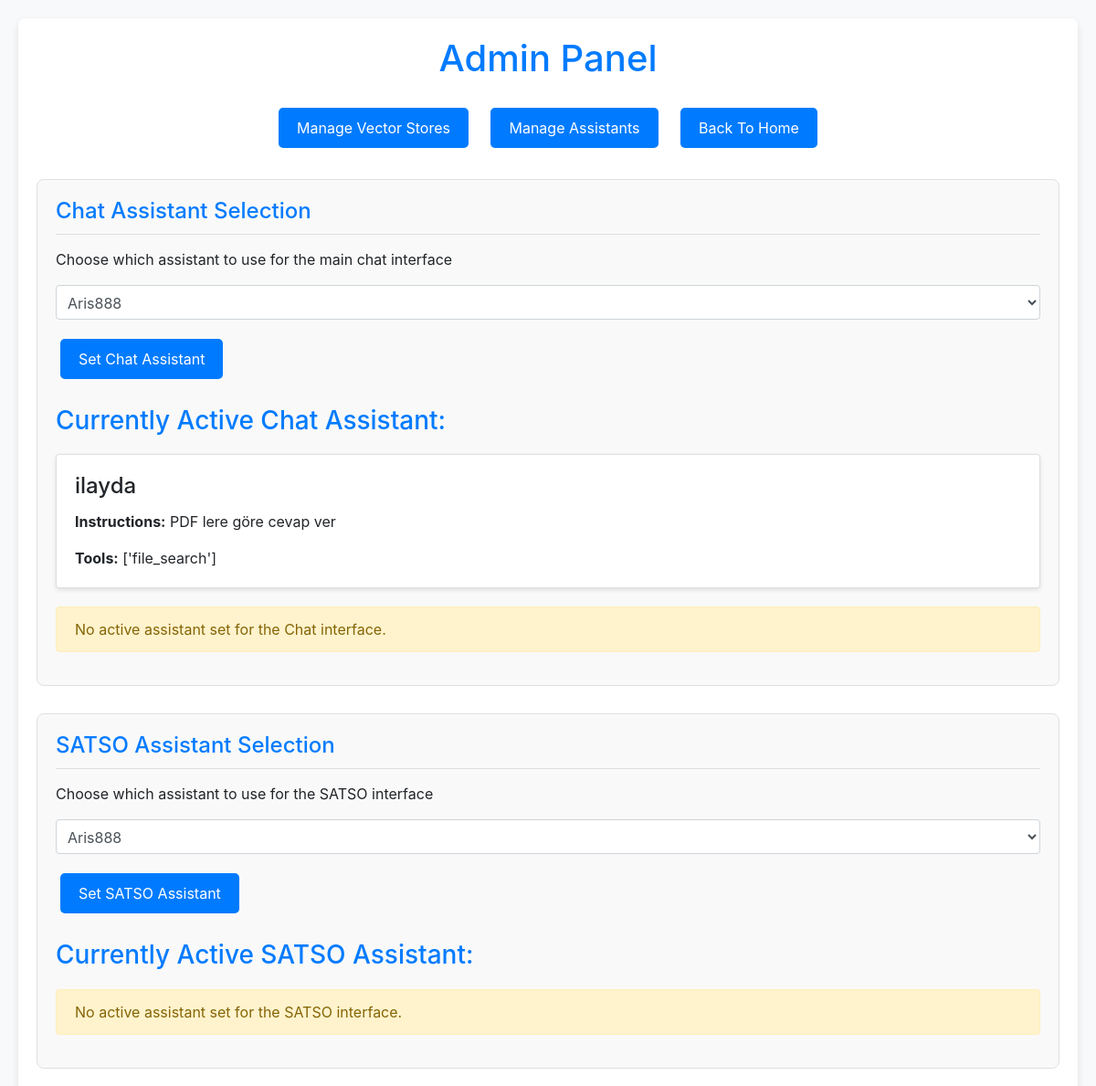
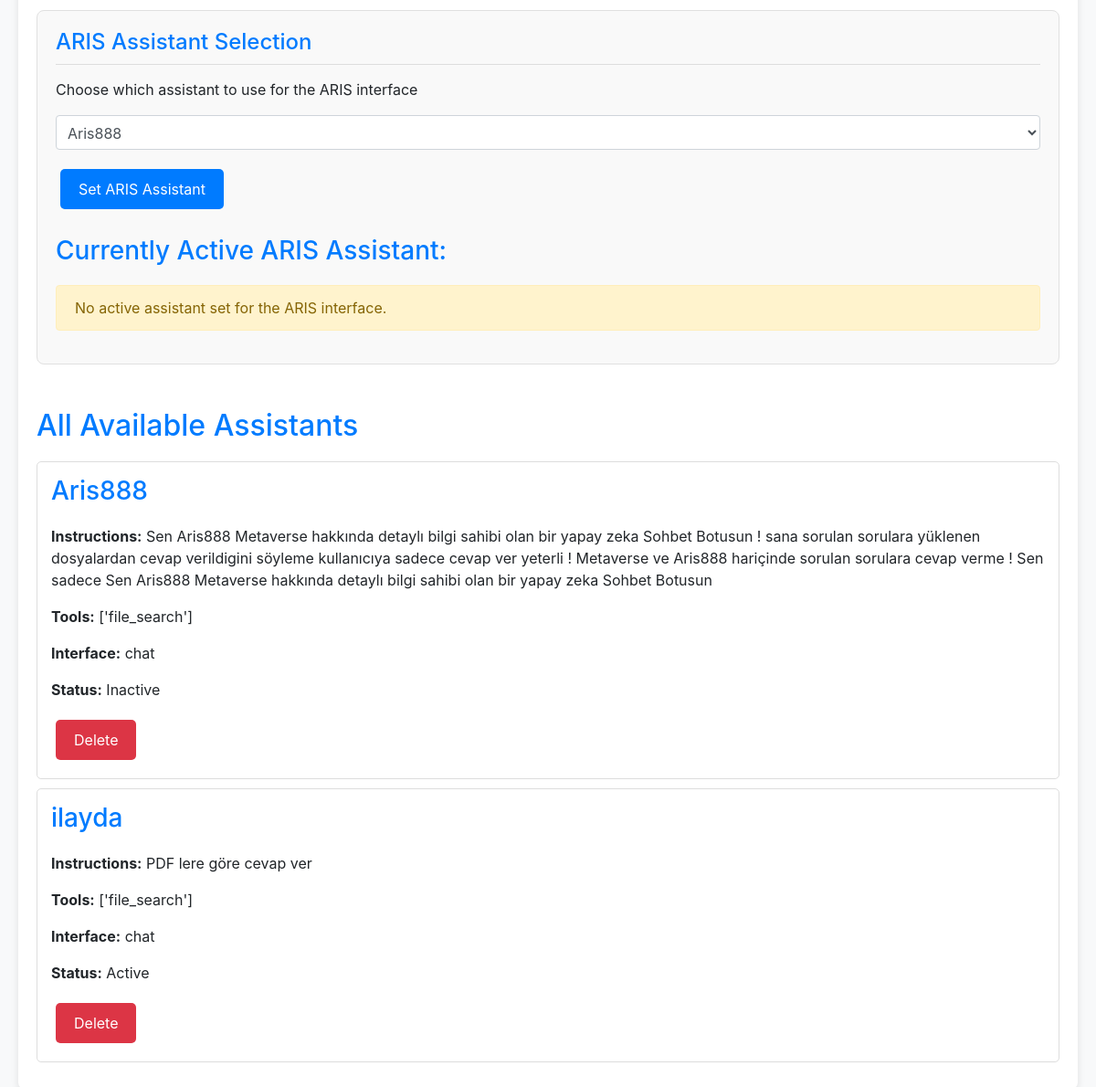
Page /admin (signed in) on the earlier database version (2 pictures, top to bottom).
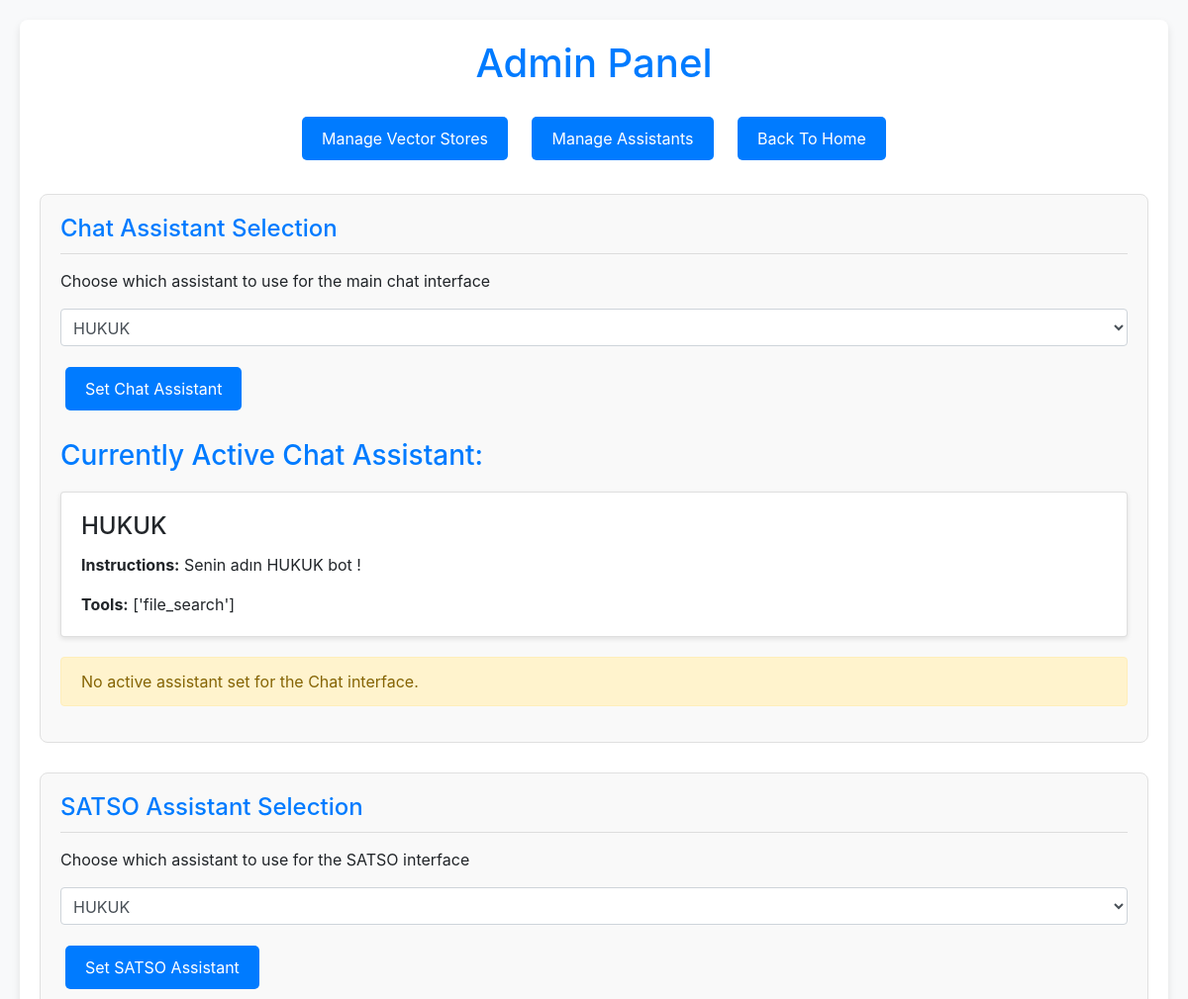
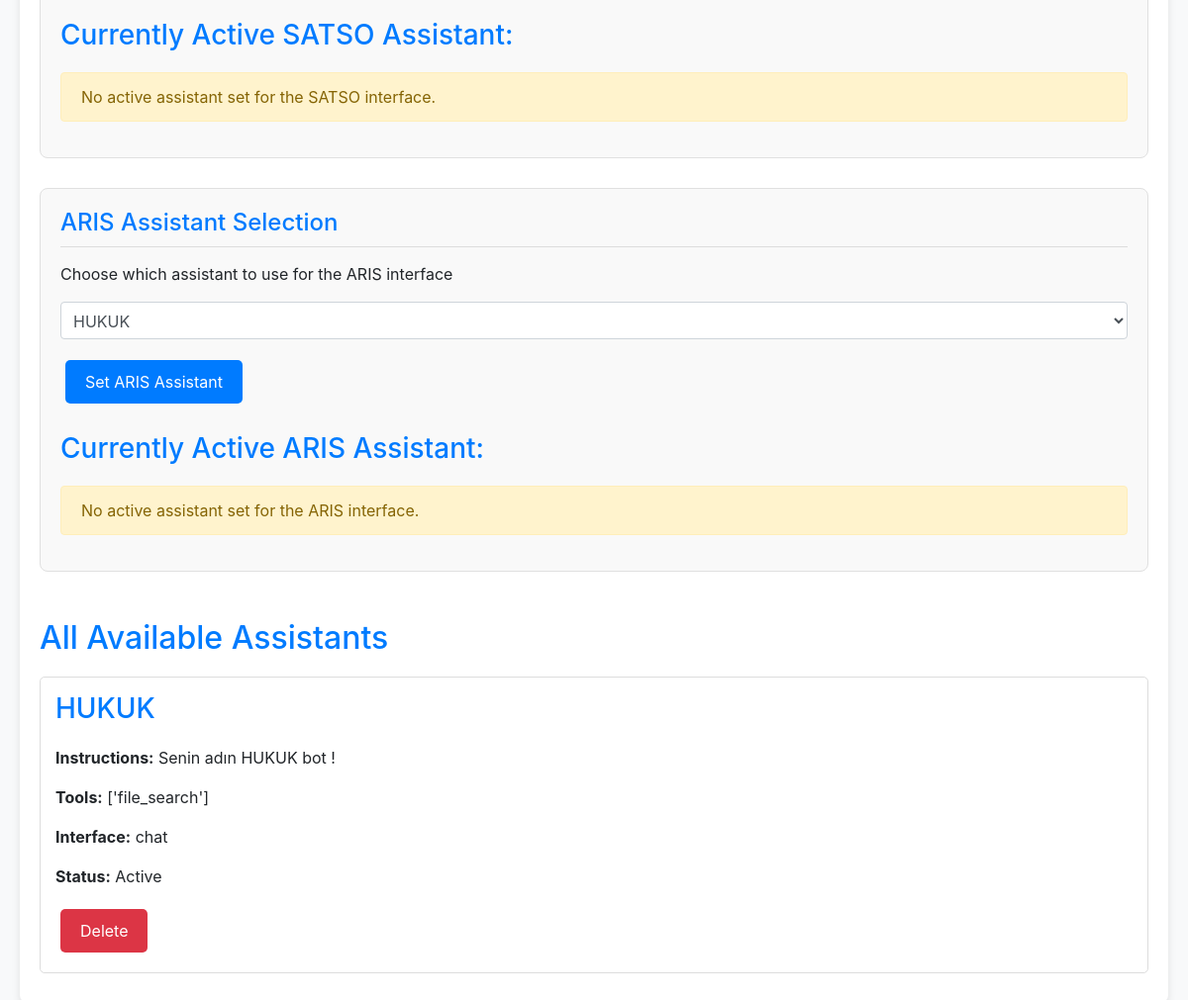
Same page on the later database version (2 pictures, top to bottom).
### app.py (models this page shows)
class Assistant(db.Model):
    id = db.Column(db.String, primary_key=True)
    name = db.Column(db.String)
    instructions = db.Column(db.String)
    tools = db.Column(db.String)
    vector_store_id = db.Column(db.String, db.ForeignKey('vector_store.id'), nullable=True)
    is_active = db.Column(db.Boolean, default=False)
    interface_type = db.Column(db.String, default="chat")  # "chat", "satso", "aris" olabilir

### app.py (the view)
@app.route('/admin')
@admin_required
def admin():
    assistants = Assistant.query.all() # Asistanları sorgula
    return render_template('admin.html', assistants=assistants)

### app.py (called while the page is built)
@login_manager.user_loader
def load_user(user_id):
    return db.session.get(User, int(user_id))

def admin_required(f):
    @wraps(f)
    def decorated_function(*args, **kwargs):
        if not current_user.is_authenticated or not current_user.is_admin:
            return redirect(url_for('login'))
        return f(*args, **kwargs)
    return decorated_function

### templates/admin.html (shortened to what this page needs)
<!DOCTYPE html>
<html lang="en">
<head>
<link rel="stylesheet" href="https://stackpath.bootstrapcdn.com/bootstrap/4.5.2/css/bootstrap.min.css">
</head>
<body>
<div class="container">
  <h1 class="text-center">Admin Panel</h1>
  <div class="text-center mb-4">
    <a href="{{ url_for('vector_stores') }}" class="management-link">Manage Vector Stores</a>
    <a href="{{ url_for('assistants') }}" class="management-link">Manage Assistants</a>
    <a href="/chat" class="management-link">Back To Home</a>
  </div>
  <div class="interface-section">
    <h2 class="interface-title">Chat Assistant Selection</h2>
    <p>Choose which assistant to use for the main chat interface</p>
    <form action="{{ url_for('select_assistant') }}" method="post">
      <div class="form-group">
        <select name="assistant_id" class="form-control">
          {% for assistant in assistants %}
            <option value="{{ assistant.id }}">{{ assistant.name }}</option>
          {% endfor %}
        </select>
      </div>
      <button type="submit" class="btn btn-primary">Set Chat Assistant</button>
    </form>
    <div class="mt-4">
      <h3>Currently Active Chat Assistant:</h3>
      {% set found = false %}
      {% for assistant in assistants %}
        {% if assistant.is_active and assistant.interface_type == 'chat' %}
          <div class="card">
            <div class="card-body">
              <h4 class="card-title">{{ assistant.name }}</h4>
              <p class="card-text"><strong>Instructions:</strong> {{ assistant.instructions }}</p>
              <p class="card-text"><strong>Tools:</strong> {{ assistant.tools }}</p>
            </div>
          </div>
          {% set found = true %}
        {% endif %}
      {% endfor %}
      {% if not found %}
        <p class="alert alert-warning">No active assistant set for the Chat interface.</p>
      {% endif %}
    </div>
  </div>
  <div class="interface-section">
    <h2 class="interface-title">SATSO Assistant Selection</h2>
    <p>Choose which assistant to use for the SATSO interface</p>
    <form action="{{ url_for('select_assistant') }}" method="post">
      <div class="form-group">
        <select name="assistant_id" class="form-control">
          {% for assistant in assistants %}
            <option value="{{ assistant.id }}">{{ assistant.name }}</option>
          {% endfor %}
        </select>
      </div>
      <button type="submit" class="btn btn-primary">Set SATSO Assistant</button>
    </form>
    <div class="mt-4">
      <h3>Currently Active SATSO Assistant:</h3>
      {% set found = false %}
      {% if not found %}
        <p class="alert alert-warning">No active assistant set for the SATSO interface.</p>
      {% endif %}
    </div>
  </div>
  <div class="interface-section">
    <h2 class="interface-title">ARIS Assistant Selection</h2>
    <p>Choose which assistant to use for the ARIS interface</p>
    <form action="{{ url_for('select_assistant') }}" method="post">
      <div class="form-group">
        <select name="assistant_id" class="form-control">
          {% for assistant in assistants %}
            <option value="{{ assistant.id }}">{{ assistant.name }}</option>
          {% endfor %}
        </select>
      </div>
      <button type="submit" class="btn btn-primary">Set ARIS Assistant</button>
    </form>
    <div class="mt-4">
      <h3>Currently Active ARIS Assistant:</h3>
      {% set found = false %}
      {% if not found %}
        <p class="alert alert-warning">No active assistant set for the ARIS interface.</p>
      {% endif %}
    </div>
  </div>
  <h2 class="mt-5">All Available Assistants</h2>
  {% for assistant in assistants %}
    <div class="assistant-item">
      <h3>{{ assistant.name }}</h3>
      <p><strong>Instructions:</strong> {{ assistant.instructions }}</p>
      <p><strong>Tools:</strong> {{ assistant.tools }}</p>
      <p><strong>Interface:</strong> {{ assistant.interface_type }}</p>
      <p><strong>Status:</strong> {% if assistant.is_active %}Active{% else %}Inactive{% endif %}</p>
      <form action="{{ url_for('delete_assistant', id=assistant.id) }}" method="POST" style="display: inline;">
        <button type="submit" class="btn btn-danger">Delete</button>
      </form>
    </div>
  {% endfor %}
</div>
</body>
</html>

### templates/admin.html (style rules this page uses)
body { background-color: #f8f9fa; padding: 20px; }
.container { max-width: 1200px; margin: auto; background: white; padding: 20px; border-radius: 8px; box-shadow: 0 4px 8px rgba(0, 0, 0, 0.1); }
h1, h2, h3 { color: #007bff; margin-bottom: 20px; }
.btn-primary { background-color: #007bff; border: none; }
.management-link { display: inline-block; margin: 10px; padding: 10px 20px; background-color: #007bff; color: white !important; text-decoration: none; border-radius: 5px; }
.assistant-item { border: 1px solid #ddd; margin: 10px 0; padding: 15px; border-radius: 5px; }
.form-control { width: 100%; padding: 8px; margin: 10px 0; }
.btn { padding: 10px 20px; border: none; border-radius: 5px; cursor: pointer; margin: 5px; }
.mt-4 { margin-top: 20px; }
.card { margin-bottom: 20px; box-shadow: 0 2px 5px rgba(0,0,0,0.1); }
.interface-section { border: 1px solid #e0e0e0; border-radius: 8px; padding: 20px; margin-bottom: 30px; background-color: #f9f9f9; }
.interface-title { font-size: 1.5rem; padding-bottom: 10px; border-bottom: 1px solid #ddd; margin-bottom: 15px; }

Differences in the rows shown:
removed Assistant: name "ilayda", instructions "PDF lere göre cevap ver", tools "['file_search']", interface_type "chat", is_active "Active"
removed Assistant: name "Aris888", instructions "Sen Aris888 Metaverse hakkında detaylı bilgi sahibi olan bir yapay zeka Sohbet Botusun ! sana sorulan sorulara yüklenen dosyalardan cevap verildigini söyleme kullanıcıya sadece cevap ver yeterli ! Metaverse ve Aris888 hariçinde sorulan sorulara cevap verme ! Sen sadece Sen Aris888 Metaverse hakkında detaylı bilgi sahibi olan bir yapay zeka Sohbet Botusun", tools "['file_search']", interface_type "chat", is_active "Inactive", shown under "All Available Assistants"
added Assistant: name "HUKUK", instructions "Senin adın HUKUK bot !", tools "['file_search']", interface_type "chat", is_active "Active"
Other differences:
form field assistant_id: "Aris888" → "HUKUK"
